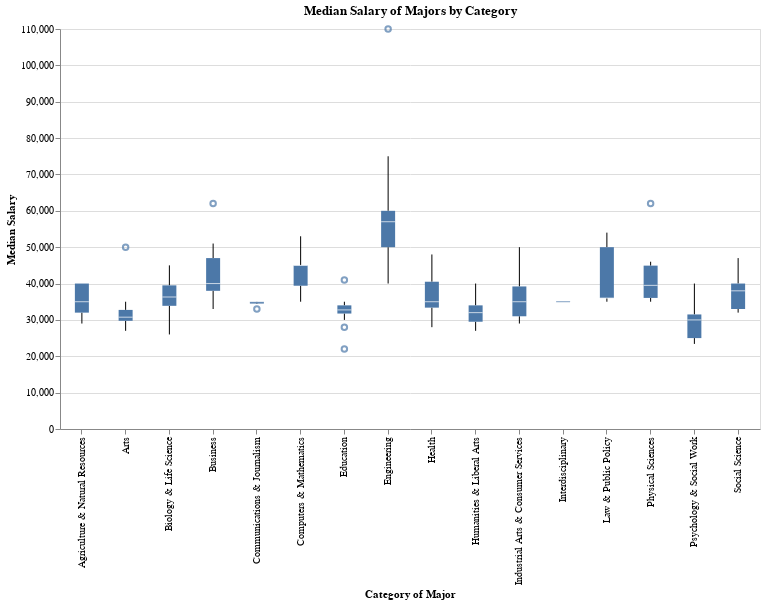

Here is the notebook cell this chart was saved with:
### Markdown cell above
Luckily, we can quickly visualize our outlier data by creating a box and whisker plot.

Note our box and whisker plot uses a default extent of 1.5 * IQR, [which is standard by definition of a box and whisker plot](https://mathworld.wolfram.com/InterquartileRange.html). We could specify otherwise if we desired, but for now this will suffice.

### Code cell
BW1 = alt.Chart(recent_grads).mark_boxplot().encode(
    alt.X('Major_category',title='Category of Major'),
    alt.Y('Median',title='Median Salary')
).properties(
    title='Median Salary of Majors by Category',
    width=700,
    height=400
)

BW1

### Figure 1 — Vega-Lite specification as saved in the notebook (floating-point values rounded to 4 significant figures; data arrays with more than 128 entries replaced by an {"elided": "..."} marker saying what was removed)
{"config": {"view": {"continuousWidth": 400, "continuousHeight": 300}}, "data": {"name": "data-7fc333144f457988d01a1cd31b4e55ef"}, "mark": "boxplot", "encoding": {"x": {"type": "nominal", "field": "Major_category", "title": "Category of Major"}, "y": {"type": "quantitative", "field": "Median", "title": "Median Salary"}}, "height": 400, "title": "Median Salary of Majors by Category", "width": 700, "$schema": "https://vega.github.io/schema/vega-lite/v4.8.1.json", "datasets": {"data-7fc333144f457988d01a1cd31b4e55ef": {"elided": "172 records"}}}
